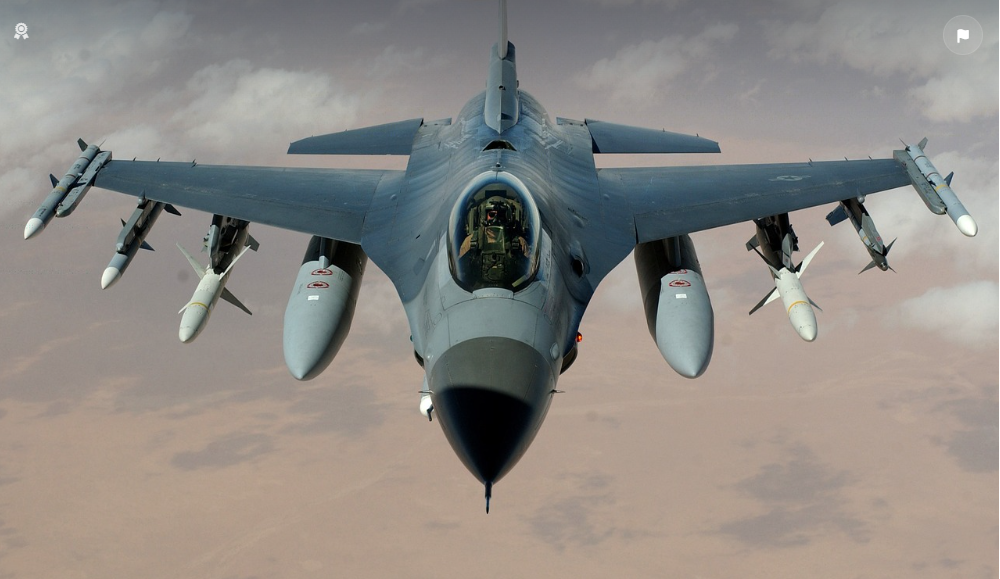
#> input picture img.png, 1000 x 579 px
$ jupyter execute Split.ipynb
#> lines starting #> are read from the running program, lines starting #| are printed output that depends on the picture
[cell 1]
import cv2
import matplotlib.pyplot as plt

# Read the image
image = cv2.imread('img.png')
#> image is the input picture: shape (579, 1000, 3); mean B, G, R 133.6, 138.3, 142.4

image = cv2.cvtColor(image, cv2.COLOR_BGR2RGB)

plt.figure(figsize=(7, 8))
row = 3
columns = 2

(h, w) = image.shape[:2]
#> h = 579; w = 1000

(cx, cy) = (w // 2, h // 2)
#> cx = 500; cy = 289

topleft = image[0:cy, 0:cx]
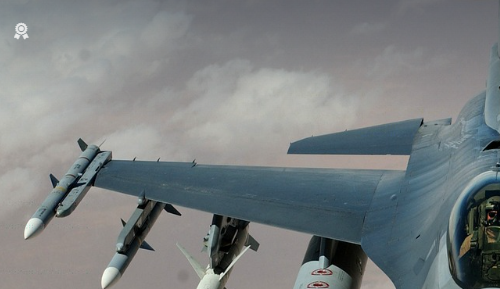
#> topleft: shape (289, 500, 3); mean R, G, B 122.8, 128.2, 129.6
topright = image[0:cy, cx:w]
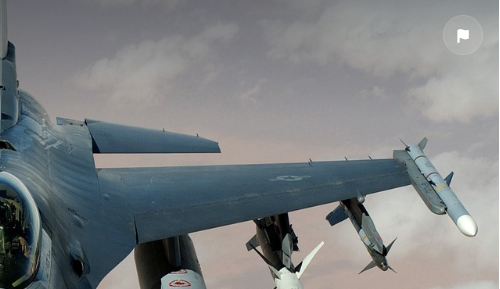
#> topright: shape (289, 500, 3); mean R, G, B 124.9, 128.8, 130.8
bottomleft = image[cy:h, 0:cx]
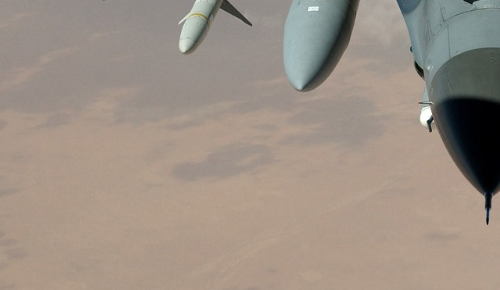
#> bottomleft: shape (290, 500, 3); mean R, G, B 156.6, 144.2, 133
bottomright = image[cy:h, cx:w]
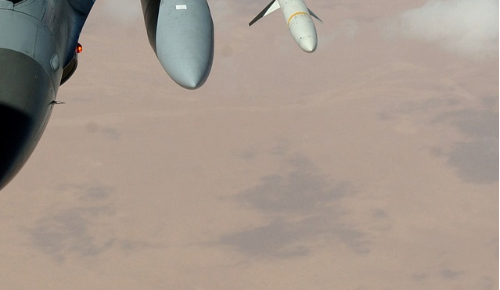
#> bottomright: shape (290, 500, 3); mean R, G, B 165.2, 151.8, 141.1

plt.subplot(row, columns, 1)
plt.imshow(image)
plt.axis('off')
plt.title('Original')

plt.subplot(row, columns, 3)
plt.imshow(topleft)
plt.axis('off')
plt.title('Top Left')

plt.subplot(row, columns, 4)
plt.imshow(topright)
plt.axis('off')
plt.title('Top Right')

plt.subplot(row, columns, 5)
plt.imshow(bottomleft)
plt.axis('off')
plt.title('Bottom Left')

plt.subplot(row, columns, 6)
plt.imshow(bottomright)
plt.axis('off')
plt.title('Bottom Right')

# Show the plot
plt.tight_layout()
plt.show()
